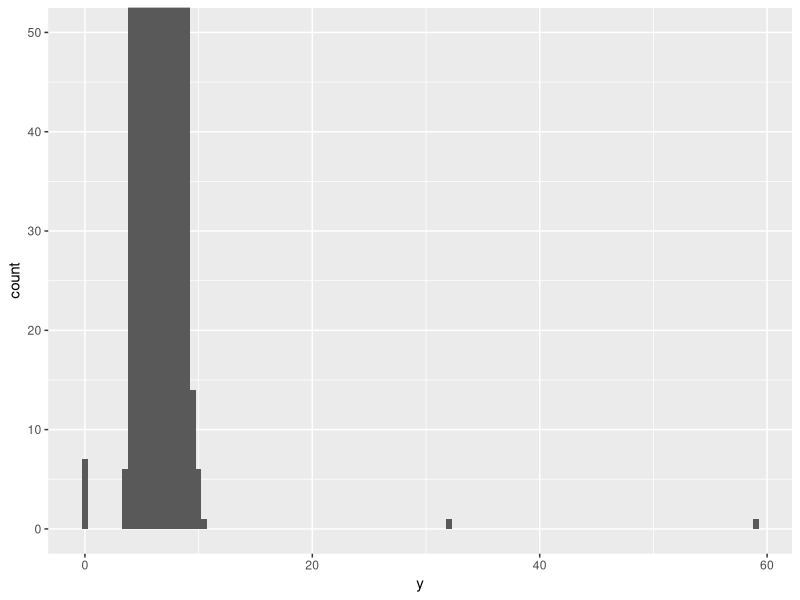
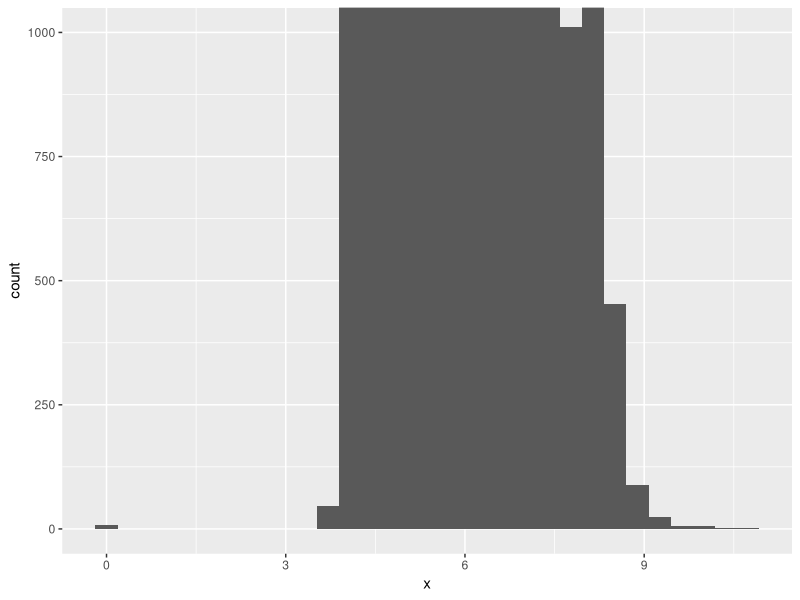
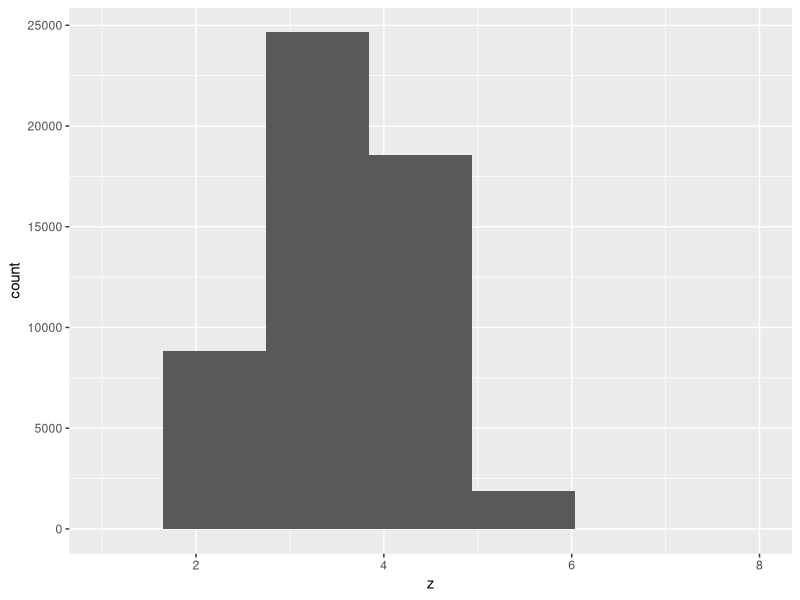
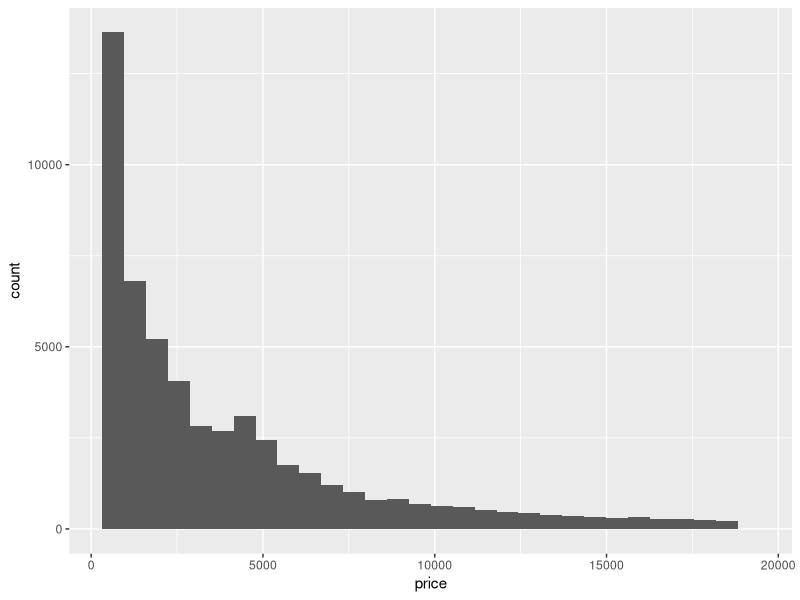
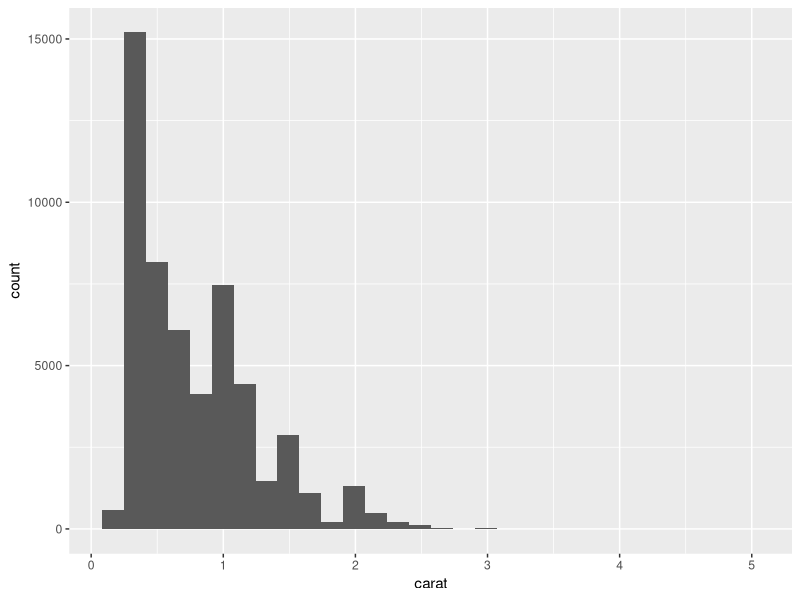

Reproduce these figures in R, in order.
## ---- chunk 1
knitr::opts_chunk$set(echo = TRUE)
## ---- chunk 2
library(tidyverse)

## ---- chunk 3
data("diamonds")
## ---- chunk 4
str(diamonds)
## ---- chunk 5
ggplot(diamonds) + 
  geom_histogram(mapping = aes(x = y), binwidth = 0.5)+
  coord_cartesian(ylim = c(0, 50))

## ---- chunk 6
ggplot(diamonds) + 
  geom_histogram(mapping = aes(x = x))+
  coord_cartesian(ylim = c(0,1000))
## ---- chunk 7
summary(diamonds$x)
## ---- chunk 8
str(diamonds$z)
## ---- chunk 9
summary(diamonds$z)
## ---- chunk 10
ggplot(diamonds) + 
  geom_histogram(mapping = aes(x = z))+
  coord_cartesian(xlim = c(1,8))
## ---- chunk 11
summary(diamonds$price)

## ---- chunk 12
ggplot(diamonds) + 
  geom_histogram(mapping = aes(x = price))
## ---- chunk 13
str(diamonds$carat)
## ---- chunk 14
ggplot(diamonds) + 
  geom_histogram(mapping = aes(x = carat))
## ---- chunk 15
count(diamonds, vars= carat, wt_var=.99)
